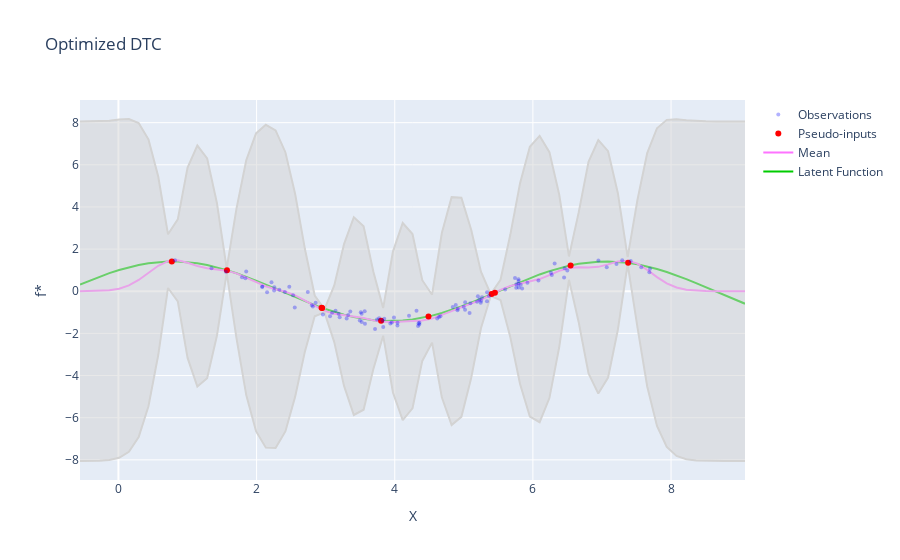

The cell this chart's notebook holds for it:
### Code cell
model3.optimize(iteration=300, learning_rate=0.01)
mean3_opt, cov3_opt = model3.predict(X_pred.clone())

visualize(X, y, X_pred, f, mean3_opt, cov3_opt, p_inputs=model3.pseudo_inputs, title="Optimized DTC")
